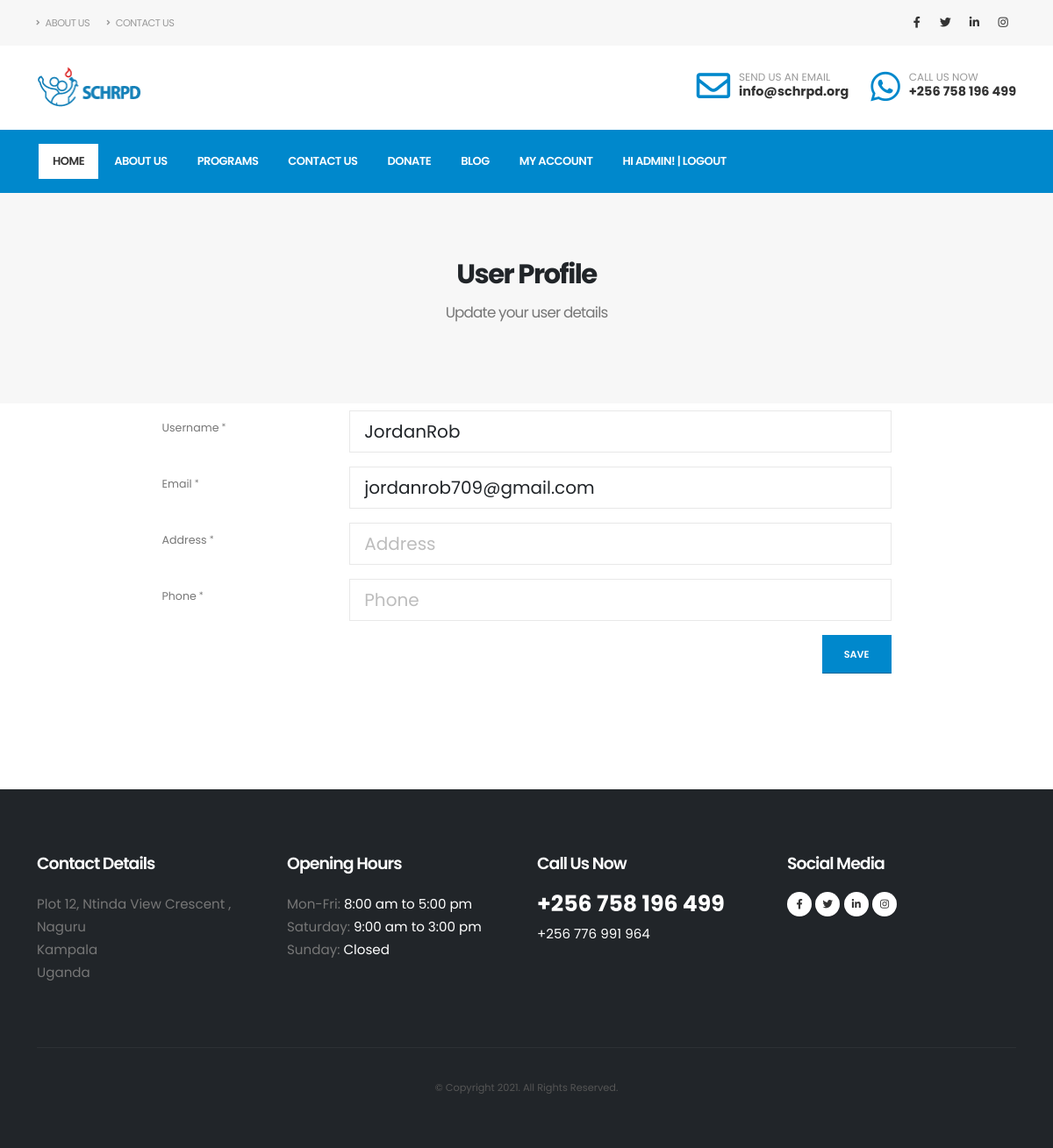
/users/dashboard/2/ (signed in), run on the app's committed database.
### users/models.py (models this page shows, shortened)
class CustomUser(AbstractUser):
    full_names = models.CharField(max_length=350)
    phone = models.IntegerField(null=True, blank=True)
    address = models.CharField(max_length=200)

### users/views.py (the view, shortened to what this page needs)
# urls.py: path('dashboard/<int:pk>/', UserDashBoardView.as_view(), name='user_dash'),
class UserDashBoardView(LoginRequiredMixin, UpdateView):
    model = CustomUser
    fields = ['username', 'email', 'phone', 'address']
    template_name = 'user/user_dashboard.html'

### templates/user/user_dashboard.html
{% extends 'base.html' %}
{% load widget_tweaks %}
{% load static %}
{% block content %}
<section id="elements" class="section section-height-2 border-0 mt-0 mb-0 pt-5">
					<div class="container py-2">
						<div class="row mt-3 pb-4">
							<div class="col text-center">
								<h2 class="font-weight-bold mb-0">User Profile</h2>
								<p class="lead text-4 pt-2 font-weight-normal">Update your user details </p>
							</div>
						</div>
                    </div>
</section>
<div id="examples" class="container  pt-2 " style="margin-bottom: 100px;">
					<div class="row justify-content-md-center">
								<div class="col-lg-9 order-1 order-lg-2">
							<form role="form" class="needs-validation">
							    <div class="form-group row">
							        <label class="col-lg-3 col-form-label form-control-label line-height-9 pt-2 text-2 required">Username</label>
							        <div class="col-lg-9">
                                        {% render_field form.username class="form-control form-control-lg" placeholder=form.username.label %}
							        </div>
							    </div>
                                <div class="form-group row">
							        <label class="col-lg-3 col-form-label form-control-label line-height-9 pt-2 text-2 required">Email</label>
							        <div class="col-lg-9">
                                        {% render_field form.email class="form-control form-control-lg" placeholder=form.email.label %}
							        </div>
							    </div>
							    <div class="form-group row">
							        <label class="col-lg-3 col-form-label form-control-label line-height-9 pt-2 text-2 required">Address</label>
							        <div class="col-lg-9">
                                        {% render_field form.address class="form-control form-control-lg" placeholder=form.address.label %}
							        </div>
							    </div>
							    <div class="form-group row">
							        <label class="col-lg-3 col-form-label form-control-label line-height-9 pt-2 text-2 required">Phone</label>
							        <div class="col-lg-9">
                                        {% render_field form.phone class="form-control form-control-lg" placeholder=form.phone.label %}
							        </div>
							    </div>
							    <div class="form-group row">
									<div class="form-group col-lg-9">
									</div>
									<div class="form-group col-lg-3">
										<input type="submit" value="Save" class="btn btn-primary btn-modern float-end" data-loading-text="Loading...">
									</div>
							    </div>
							</form>
						</div>
					</div>
</div>
{% endblock content %}

### templates/base.html (shortened to what this page needs)
{% load static %}
<!DOCTYPE html>
<html>
<head>
		<link rel="stylesheet" href="{% static 'vendor/bootstrap/css/bootstrap.min.css' %}">
		<link rel="stylesheet" href="{% static 'vendor/fontawesome-free/css/all.min.css' %}">
		<link rel="stylesheet" href="{% static 'vendor/animate/animate.compat.css' %}">
		<link rel="stylesheet" href="{% static 'vendor/simple-line-icons/css/simple-line-icons.min.css' %}">
		<link rel="stylesheet" href="{% static 'vendor/owl.carousel/assets/owl.carousel.min.css' %}">
		<link rel="stylesheet" href="{% static 'vendor/owl.carousel/assets/owl.theme.default.min.css' %}">
		<link rel="stylesheet" href="{% static 'vendor/magnific-popup/magnific-popup.min.css' %}">
		<link rel="stylesheet" href="{% static 'css/theme.css' %}">
		<link rel="stylesheet" href="{% static 'css/theme-elements.css' %}">
		<link rel="stylesheet" href="{% static 'css/theme-blog.css' %}">
		<link rel="stylesheet" href="{% static 'css/theme-shop.css' %}">
		<link id="skinCSS" rel="stylesheet" href="{% static 'css/skins/skin-corporate-3.css' %}">
		<link rel="stylesheet" href="{% static 'css/custom.css' %}">
	</head>
	<body data-plugin-page-transition>
		<div class="body">
			<header id="header" data-plugin-options="{'stickyEnabled': true, 'stickyEnableOnBoxed': true, 'stickyEnableOnMobile': false, 'stickyStartAt': 148, 'stickySetTop': '-148px', 'stickyChangeLogo': true}">
				<div class="header-body border-color-primary border-top-0 box-shadow-none">
					<div class="header-top header-top-default border-bottom-0 border-top-0">
						<div class="container">
							<div class="header-row py-2">
								<div class="header-column justify-content-start">
									<div class="header-row">
										<nav class="header-nav-top">
											<ul class="nav nav-pills text-uppercase text-2">
												<li class="nav-item nav-item-anim-icon">
													<a class="nav-link ps-0" href="{% url 'about' %}"><i class="fas fa-angle-right"></i> About Us</a>
												</li>
												<li class="nav-item nav-item-anim-icon">
													<a class="nav-link" href="{% url 'contact_us' %}"><i class="fas fa-angle-right"></i> Contact Us</a>
												</li>
											</ul>
										</nav>
									</div>
								</div>
								<div class="header-column justify-content-end">
									<div class="header-row">
										<ul class="header-social-icons social-icons d-none d-sm-block social-icons-clean">
											<li class="social-icons-facebook"><a href="https://www.facebook.com/Sanyuworld-Centre-for-Human-Rights-Peace-and-Development-107719154925235" target="_blank" title="Facebook"><i class="fab fa-facebook-f"></i></a></li>
											<li class="social-icons-twitter"><a href="https://twitter.com/schrpd" target="_blank" title="Twitter"><i class="fab fa-twitter"></i></a></li>
											<li class="social-icons-linkedin"><a href="https://www.linkedin.com/company/schrpd/" target="_blank" title="Linkedin"><i class="fab fa-linkedin-in"></i></a></li>
											<li class="social-icons-instagram"><a href="https://instagram.com/schrpd" target="_blank" title="Instagram"><i class="fab fa-instagram"></i></a></li>
										</ul>
									</div>
								</div>
							</div>
						</div>
					</div>
					<div class="header-container container z-index-2">
						<div class="header-row py-2">
							<div class="header-column">
								<div class="header-row">
									<div class="header-logo header-logo-sticky-change">
										<a href="{% url 'home' %}">
											<img class="header-logo-non-sticky opacity-100" alt="Porto" width="120" height="48" src="{% static 'img/Artboard 11 (1) (1).png' %}">
										</a>
									</div>
								</div>
							</div>
							<div class="header-column justify-content-end">
								<div class="header-row">
									<ul class="header-extra-info d-flex align-items-center">
										<li class="d-none d-sm-inline-flex">
											<div class="header-extra-info-icon">
												<i class="far fa-envelope text-color-primary text-4 position-relative bottom-2"></i>
											</div>
											<div class="header-extra-info-text">
												<label>SEND US AN EMAIL</label>
												<strong><a href="#" class="text-decoration-none text-color-hover-primary"><span class="__cf_email__" data-cfemail="c984888085898c91888499858ce78a8684">info@schrpd.org</span></a></strong>
											</div>
										</li>
										<li>
											<div class="header-extra-info-icon">
												<i class="fab fa-whatsapp text-color-primary text-4 position-relative bottom-1"></i>
											</div>
											<div class="header-extra-info-text">
												<label>CALL US NOW</label>
												<strong><a href="#" class="text-decoration-none text-color-hover-primary">+256 758 196 499</a></strong>
											</div>
										</li>
									</ul>
								</div>
							</div>
						</div>
					</div>
					<div class="header-nav-bar bg-primary" data-sticky-header-style="{'minResolution': 991}" data-sticky-header-style-active="{'background-color': 'transparent'}" data-sticky-header-style-deactive="{'background-color': '#0088cc'}">
						<div class="container">
							<div class="header-row">
								<div class="header-column">
									<div class="header-row justify-content-end">
										<div class="header-nav header-nav-force-light-text justify-content-start py-2 py-lg-3" data-sticky-header-style="{'minResolution': 991}" data-sticky-header-style-active="{'margin-left': '135px'}" data-sticky-header-style-deactive="{'margin-left': '0'}">
											<div class="header-nav-main header-nav-main-effect-1 header-nav-main-sub-effect-1">
												<nav class="collapse">
													<ul class="nav nav-pills" id="mainNav">
														<li class="dropdown dropdown-full-color dropdown-light">
															<a class=" active" href="{% url 'home' %}">
																Home
															</a>
														</li>
														<li class="dropdown dropdown-mega dropdown-light ">
															<a class="dropdown-item dropdown-toggle" href="{% url 'about' %}">
																About Us
															</a>
														</li>
														<li class="dropdown dropdown-mega dropdown-light">
															<a class="dropdown-item dropdown-toggle" href="{% url 'projects' %}">
																Programs
															</a>
														</li>
														<li class="dropdown dropdown-full-color dropdown-light">
															<a class="dropdown-item dropdown-toggle" href="{% url 'contact_us' %}">
																Contact Us
															</a>
														</li>
														<li class="dropdown dropdown-full-color dropdown-light">
															<a class="dropdown-item dropdown-toggle" href="{% url 'donate' %}">
																Donate
															</a>
														</li>
                                                        <li class="dropdown dropdown-full-color dropdown-light ">
															<a class="dropdown-item dropdown-toggle" href="{% url 'blog_list' %}">
																Blog
															</a>
														</li>
														{% if user.is_authenticated %}
															<li class="dropdown dropdown-full-color dropdown-light " >
																<a class="dropdown-item dropdown-toggle" href="{% url 'user_dash' user.pk %}">
																	My Account
																</a>
															</li>
															<li class="dropdown dropdown-full-color dropdown-light " >
																<a class="dropdown-item " href="{% url 'logout' %}">
																	Hi {{ user.username }}! | Logout
																</a>
															</li>
														{% else %}
															<li class="dropdown dropdown-full-color dropdown-light align-right">
																<a class="dropdown-item dropdown-toggle" href="{% url 'login' %}">
																	Sign Up | Log In
																</a>
															</li>
														{% endif %}
													</ul>
												</nav>
											</div>
										</div>
									</div>
								</div>
							</div>
						</div>
					</div>
				</div>
			</header>
			{% block content %}
			{% endblock content %}
			<footer id="footer" class="mt-0">
				<div class="container my-4">
					<div class="row py-5">
						<div class="col-md-6 col-lg-3 mb-5 mb-lg-0">
							<h5 class="text-5 text-transform-none font-weight-semibold text-color-light mb-4">Contact Details</h5>
							<p class="text-4 mb-0">Plot 12, Ntinda View Crescent , Naguru</p>
							<p class="text-4 mb-0">Kampala</p>
							<p class="text-4 mb-0">Uganda</p>
						</div>
						<div class="col-md-6 col-lg-3 mb-5 mb-lg-0">
							<h5 class="text-5 text-transform-none font-weight-semibold text-color-light mb-4">Opening Hours</h5>
							<p class="text-4 mb-0">Mon-Fri: <span class="text-color-light">8:00 am to 5:00 pm</span></p>
							<p class="text-4 mb-0">Saturday: <span class="text-color-light">9:00 am to 3:00 pm</span></p>
							<p class="text-4 mb-0">Sunday: <span class="text-color-light">Closed</span></p>
						</div>
						<div class="col-md-6 col-lg-3 mb-5 mb-lg-0">
							<h5 class="text-5 text-transform-none font-weight-semibold text-color-light mb-4">Call Us Now</h5>
							<p class="text-7 text-color-light font-weight-bold mb-2">
								<a href="#" class="text-decoration-none text-color-light">+256 758 196 499</a>
							</p>
							<p class="text-4 mb-0">
								<span class="text-color-light">
									<a href="#" class="text-decoration-none text-color-light">+256 776 991 964</a>
								</span>
							</p>
						</div>
						<div class="col-md-6 col-lg-3">
							<h5 class="text-5 text-transform-none font-weight-semibold text-color-light mb-4">Social Media</h5>
							<ul class="footer-social-icons social-icons m-0">
								<li class="social-icons-facebook"><a href="https://www.facebook.com/Sanyuworld-Centre-for-Human-Rights-Peace-and-Development-107719154925235" target="_blank" title="Facebook"><i class="fab fa-facebook-f text-2"></i></a></li>
								<li class="social-icons-twitter"><a href="https://twitter.com/schrpd" target="_blank" title="Twitter"><i class="fab fa-twitter text-2"></i></a></li>
								<li class="social-icons-linkedin"><a href="https://www.linkedin.com/company/74569311/admin/" target="_blank" title="Linkedin"><i class="fab fa-linkedin-in text-2"></i></a></li>
								<li class="social-icons-instagram"><a href="https://instagram.com/schrpd" target="_blank" title="Instagram"><i class="fab fa-instagram text-2"></i></a></li>
							</ul>
						</div>
					</div>
				</div>
				<div class="container">
					<div class="footer-copyright footer-copyright-style-2 pb-4">
						<div class="py-2">
							<div class="row py-4">
								<div class="col d-flex align-items-center justify-content-center mb-4 mb-lg-0">
									<p>© Copyright 2021. All Rights Reserved.</p>
								</div>
							</div>
						</div>
					</div>
				</div>
			</footer>
		</div>
</body>
</html>

### data on the page
CustomUser: username "ADMIN"
CustomUser: username "JordanRob", email "jordanrob709@gmail.com"
